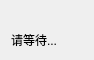
<?xml version="1.0" encoding="UTF-8"?>
<ui version="4.0">
 <class>QtWattingClass</class>
 <widget class="QDialog" name="QtWattingClass">
  <property name="geometry">
   <rect>
    <x>0</x>
    <y>0</y>
    <width>94</width>
    <height>54</height>
   </rect>
  </property>
  <property name="windowTitle">
   <string>QtWatting</string>
  </property>
  <layout class="QGridLayout" name="gridLayout">
   <item row="0" column="0">
    <widget class="QLabel" name="lWatting">
     <property name="text">
      <string/>
     </property>
    </widget>
   </item>
   <item row="1" column="0">
    <widget class="QLabel" name="lInfo">
     <property name="layoutDirection">
      <enum>Qt::LeftToRight</enum>
     </property>
     <property name="text">
      <string>请等待...</string>
     </property>
    </widget>
   </item>
  </layout>
 </widget>
 <layoutdefault spacing="6" margin="11"/>
 <resources/>
 <connections/>
</ui>
